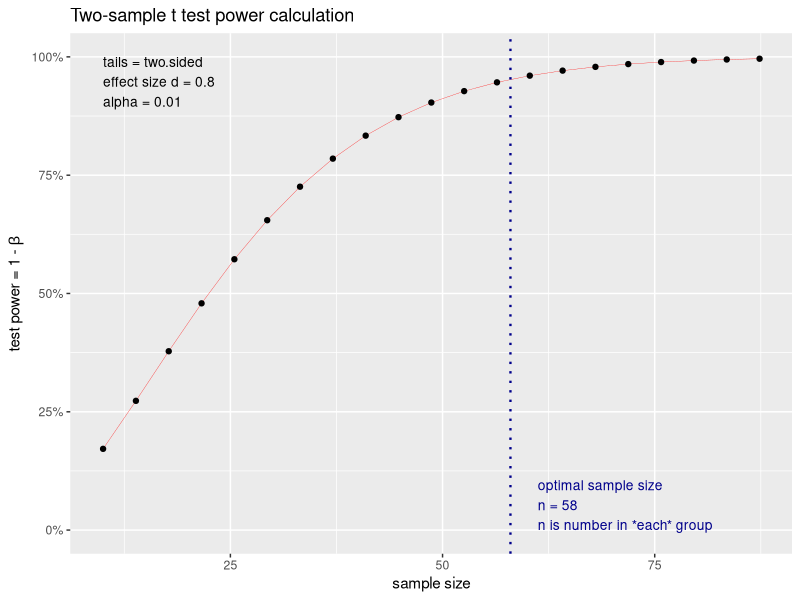
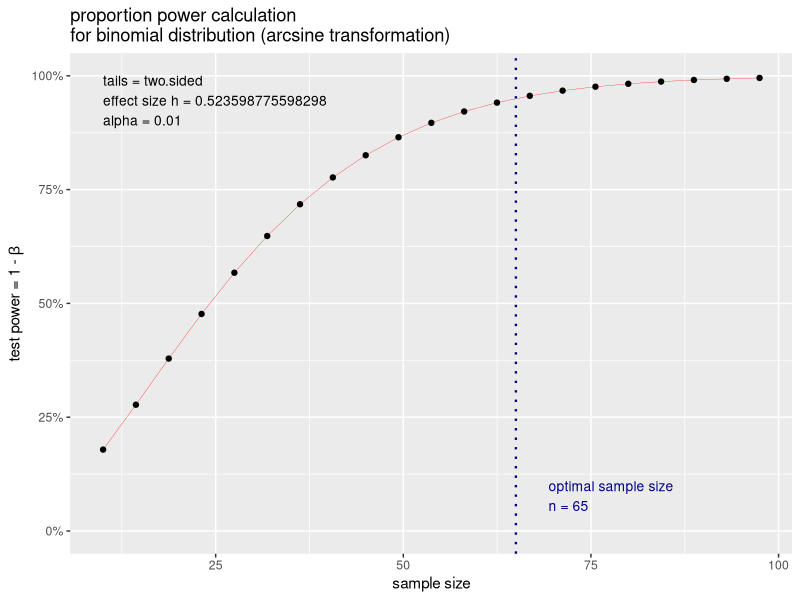

Generate these figures, in order, with R:
# we are examining two samples (with or without phones)
# and we are comparing the reaction times between both

install.packages("pwr")
library(pwr)
power_information <- pwr.t.test(d = 0.8, 
                                sig.level = 0.01,
                                power = 0.95,
                                type = "two.sample",
                                alternative = "two.sided")
power_information
plot(power_information)

power_changes <- pwr.p.test(h = ES.h(p1 = 0.75, p2 = 0.50),
                            sig.level = 0.01,
                            power = 0.95)
power_changes
plot(power_changes)

# Cohen describes the effect size as "the degree to which the null
# hypothesis is false"
# In the coin flip example, this is the difference between 75% and the 50%

cohen.ES(test = "r", size = "small")
